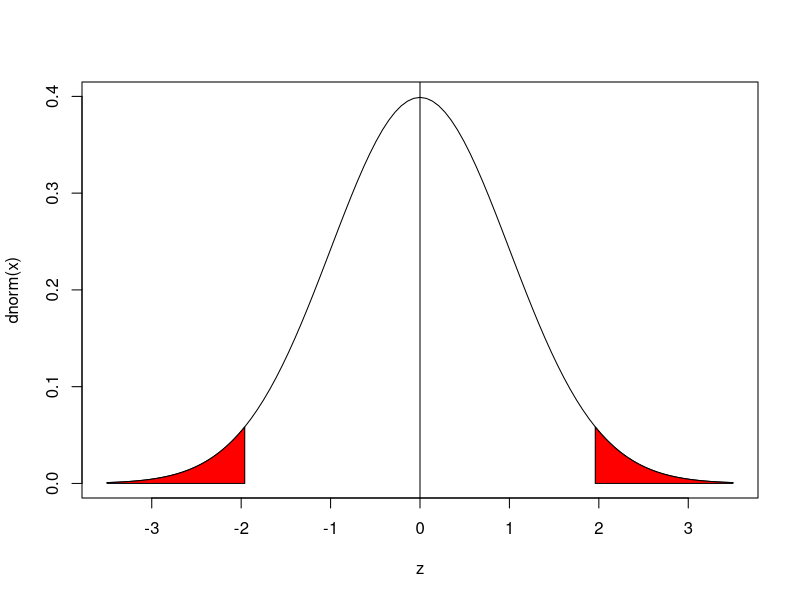
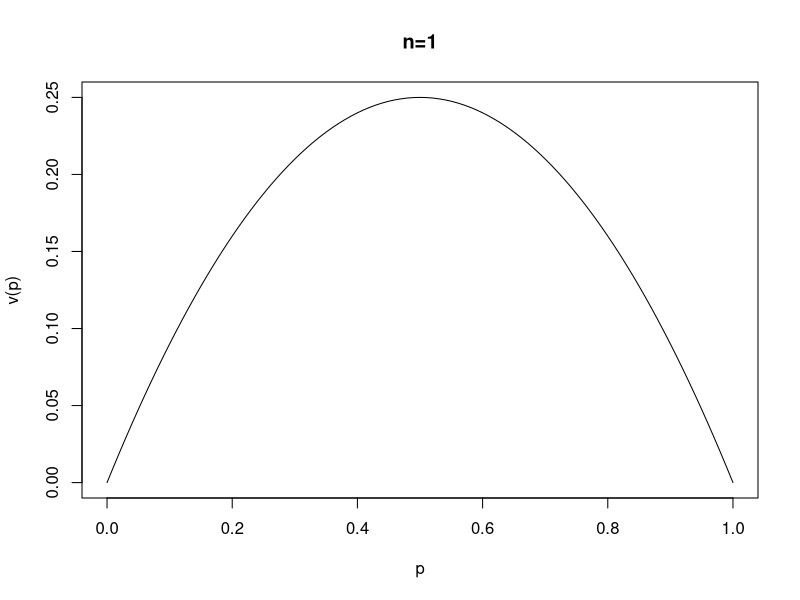

Write the R code that produced these figures, in order.
## ---- chunk 1
x<-c(10,10,20,25,30)
choose(5,3)
s<-combn(x,3)
#distribución muestral de la media muestral
dmedia<-apply(s,2,mean)
#distribución muestral de la mediana muestral
dmediana<-apply(s,2,median)
# Son estimadores insesgados
#media
sum(dmedia*(1/10)) # E[]
mean(dmedia)
#media
sum(dmediana*(1/10)) # E[]
mean(dmediana)
#parámetro media poblacional
mean(x)
# Cuál estimador es más eficiente
sum((dmedia-mean(dmedia))^2*1/10) # media muestral
sum((dmediana-mean(dmediana))^2*1/10) # mediana muestral
## ---- chunk 2
curve(dnorm(x),xlim=c(-3.5,3.5),xlab="z")
abline(v=0)
sx<-c(-3.5,seq(-3.5,qnorm(0.025),0.01),qnorm(0.025))
sy<-c(0,dnorm(seq(-3.5,qnorm(0.025),0.01)),0)
polygon(sx,sy,col="red")
polygon(-1*sx,sy,col="red")

qnorm(0.05/2)
## ---- chunk 3
n<-35
set.seed(1517)
x<-round(rnorm(n,7.6,2.72),0)

mean(x)+c(-1,1)*1.64*sqrt(var(x)/n)#90%
mean(x)+c(-1,1)*1.96*sqrt(var(x)/n)#95%
mean(x)+c(-1,1)*2.58*sqrt(var(x)/n)#99%
## ---- chunk 4
set.seed(1534)
x<-round(runif(40,19,29))
x
mean(x)+c(-1,1)*1.96*sqrt(var(x)/40)
## ---- chunk 5
qnorm(0.05/2,lower.tail = F)#PARA LA NORMAL
#para la t-student
alpha<-c(0.1,0.05,0.01)
n<-20
qt(alpha/2,n-1,lower.tail = F)
## ---- chunk 6
n<-15
set.seed(1423)
x<-round(runif(n,500,10000),0)
x
## ---- chunk 7
mean(x)#estimador puntual
#intervalos de confianza
mean(x)+c(-1,1)*qt(0.05/2,n-1,lower.tail = F)*sqrt(var(x)/n)#95%
mean(x)+c(-1,1)*qt(0.02/2,n-1,lower.tail = F)*sqrt(var(x)/n)#98%
## ---- chunk 8
set.seed(1421)
x<-round(runif(20,140,180))
x
## ---- chunk 9
mx<-mean(x)
ta<-qt(0.05/2,19,lower.tail = F)
s2<-var(x)
n<-20
mx+c(-1,1)*ta*sqrt(s2/n)
## ---- chunk 10
set.seed(1421)
x1<-round(runif(10,1,100))
set.seed(1457)
x2<-round(runif(13,1,100))
x1
x2
## ---- chunk 11
mx1<-mean(x1)
mx2<-mean(x2)
s21<-var(x1)
s22<-var(x2)
n1<-10
n2<-13
# Estimador puntual de diferencia de medias
mx1-mx2
# Intervalo con varianzas iguales
ta1<-qt(0.025,n1+n2-2,lower.tail = F)
s2p<-((n1-1)*s21+(n2-1)*s22)/(n1+n2-2)
mx1-mx2+c(-1,1)*ta1*sqrt(s2p)*sqrt(1/n1+1/n2)

# Intervalo con varianzas desiguales
v<-((s21/n1+s22/n2)^2)/(((s21/n1)^2)/(n1+1)+((s22/n2)^2)/(n2+1))-2
ta2<-qt(0.025,v,lower.tail = F)
mx1-mx2+c(-1,1)*ta2*sqrt(s21/n1+s22/n2)
#estimador puntual
mx1-mx2
## ---- chunk 12
set.seed(1536)
bd<-data.frame(id=1:12,p1=round(runif(12,40,80)),p2=round(runif(12,30,90)))
#estimador puntual
mean(bd$p1)
mean(bd$p2)
mean(bd$p2)-mean(bd$p1)
#creando la variable D=p2-p1
bd$D<-bd$p2-bd$p1
mean(bd$D)+c(-1,1)*qt(0.1/2,11,lower.tail = F)*sqrt(var(bd$D)/12)
##############################
#suponer una muestra de 100 estudiantes
n<-1000
set.seed(1536)
bd2<-data.frame(id=1:n,p1=round(runif(n,40,80)),p2=round(runif(n,30,90)))
#estimador puntual
mean(bd2$p1)
mean(bd2$p2)
mean(bd2$p2)-mean(bd2$p1)
#creando la variable D=p2-p1
bd2$D<-bd2$p2-bd2$p1
mean(bd2$D)+c(-1,1)*qnorm(0.1/2,lower.tail=F)*sqrt(var(bd2$D)/n)
## ---- chunk 13
set.seed(1431)
x<-round(rnorm(15,165,10),0)
x
## ---- chunk 14
n<-15
x<-(x>=170)*1
x
#el estimador de la proporción
p<-mean(x)
p
#en porcentaje
p*100
#intervalo
p+c(-1,1)*1.96*sqrt(p*(1-p)/n)

#intervalo en %
(p+c(-1,1)*1.96*sqrt(p*(1-p)/n))*100
## ---- chunk 15
vp<-function(x){x*(1-x)}
curve(vp,xlab="p",ylab="v(p)",main="n=1")
## ---- chunk 16
tm_p<-function(z,e,p){
  n<-((z/e)^2)*(p*(1-p))
  return(n)
}
ceiling(tm_p(1.96,0.05,0.5))
## ---- chunk 17
ceiling(tm_p(1.96,0.05,0.5))#1
ceiling(tm_p(1.96,0.05,0.7))#2
ceiling(tm_p(1.96,0.02,0.5))#epsilon 2%
ceiling(tm_p(1.96,0.01,0.5))#epsilon 1%
## ---- chunk 18
n<-20
set.seed(1501)
estatura<-round(rnorm(n,165,10),0)
set.seed(1501)
mujer<-rbinom(n,1,0.4)
bd<-data.frame(estatura,mujer)
bd
## ---- chunk 19
ta<-qt(0.1/2,24,lower.tail = F)
4.05+c(-1,1)*ta*sqrt(0.08^2/25)
## ---- chunk 20
qt(0.1,24,lower.tail = F)
## ---- chunk 21
hh<-c(2078,  3565,  3767,  3600,  2907,  1299,  3483,  8475,  2425,  3500,  3118,  3377,  3897, 21883,  9717,  2078,  8167)
mm<-c(1905, 9500, 996, 3250, 3335, 433, 2917, 616, 1625, 1104, 2050, 3000, 1625)
nh<-17;nm<-13
#estimador de varianzas
var(hh)#puntual hombres S^2
var(mm)#puntual mujeres S^2
#intervalo hombres
lih<-(var(hh)*(nh-1))/qchisq(0.05/2,nh-1,lower.tail = F)
lsh<-(var(hh)*(nh-1))/qchisq(1-0.05/2,nh-1,lower.tail = F)
lih;var(hh);lsh
#intervalo mujeres
limj<-(var(mm)*(nm-1))/qchisq(0.05/2,nm-1,lower.tail = F)
lsmj<-(var(mm)*(nm-1))/qchisq(1-0.05/2,nm-1,lower.tail = F)
limj;var(mm);lsmj
###########################
#cociente de varianza H/M

var(hh)/var(mm)#puntual
#intervalos
lihm<-(var(hh)/var(mm))*qf(1-0.05/2,nm-1,nh-1,lower.tail = F)
lshm<-(var(hh)/var(mm))*qf(0.05/2,nm-1,nh-1,lower.tail = F)
lihm; var(hh)/var(mm); lshm
#99 confiabilidad
lihm<-(var(hh)/var(mm))*qf(1-0.01/2,nm-1,nh-1,lower.tail = F)
lshm<-(var(hh)/var(mm))*qf(0.01/2,nm-1,nh-1,lower.tail = F)
lihm; var(hh)/var(mm); lshm

###########################
#cociente de varianza M/H

var(mm)/var(hh)#puntual
#intervalos
limh<-(var(mm)/var(hh))*qf(1-0.05/2,nh-1,nm-1,lower.tail = F)
lsmh<-(var(mm)/var(hh))*qf(0.05/2,nh-1,nm-1,lower.tail = F)
limh; var(mm)/var(hh); lsmh
